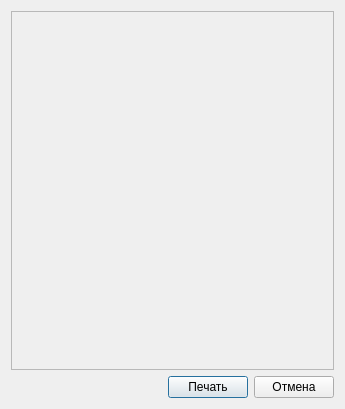
<?xml version="1.0" encoding="UTF-8"?>
<ui version="4.0">
 <class>Dialog</class>
 <widget class="QDialog" name="Dialog">
  <property name="windowModality">
   <enum>Qt::ApplicationModal</enum>
  </property>
  <property name="geometry">
   <rect>
    <x>0</x>
    <y>0</y>
    <width>345</width>
    <height>409</height>
   </rect>
  </property>
  <property name="windowTitle">
   <string>Печать заказа</string>
  </property>
  <property name="modal">
   <bool>true</bool>
  </property>
  <layout class="QVBoxLayout" name="verticalLayout">
   <item>
    <widget class="QTextEdit" name="orderInfo">
     <property name="enabled">
      <bool>false</bool>
     </property>
    </widget>
   </item>
   <item>
    <layout class="QHBoxLayout" name="horizontalLayout">
     <item>
      <spacer name="horizontalSpacer">
       <property name="orientation">
        <enum>Qt::Horizontal</enum>
       </property>
       <property name="sizeHint" stdset="0">
        <size>
         <width>40</width>
         <height>20</height>
        </size>
       </property>
      </spacer>
     </item>
     <item>
      <widget class="QPushButton" name="printButton">
       <property name="text">
        <string>Печать</string>
       </property>
      </widget>
     </item>
     <item>
      <widget class="QPushButton" name="cancelButton">
       <property name="text">
        <string>Отмена</string>
       </property>
      </widget>
     </item>
    </layout>
   </item>
  </layout>
 </widget>
 <resources/>
 <connections/>
</ui>
